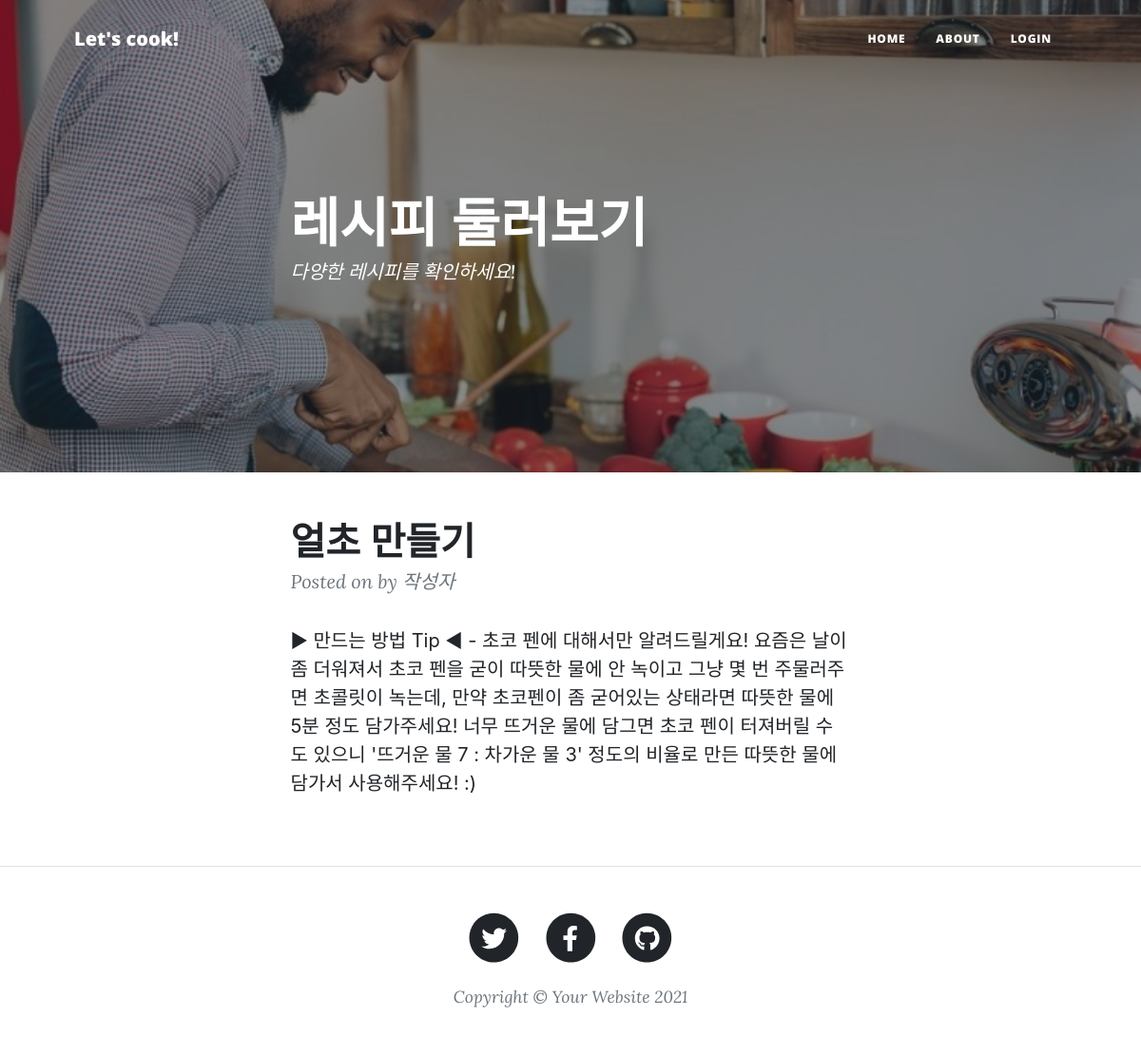
The app's page /recipe/2/ with its own data.
### recipe/models.py (models this page shows, shortened)
class Recipe(models.Model):
    title = models.CharField(max_length=30)
    created_at = models.DateTimeField(auto_now_add=True)
    content = models.TextField()

### recipe/views.py (the view)
# urls.py: path('recipe/<int:pk>/', views.RecipeDetail.as_view()),
class RecipeDetail(DetailView):
    model = Recipe

### recipe/templates/recipe/recipe_detail.html (shortened to what this page needs)
<!DOCTYPE html>
{% load static %}
<html lang="en">
    <head>
        <link href="{% static 'recipe/css/styles.css' %}" rel="stylesheet" type="text/css" media="screen">
        <link href="{% static 'recipe/fonts/font1.css' %}" rel="stylesheet" type="text/css" rel="stylesheet">
        <link href="{% static 'recipe/fonts/font2.css' %}" rel="stylesheet" type="text/css" rel="stylesheet">
        <link href="css/styles.css" rel="stylesheet" />
    </head>
    <body>
        <nav class="navbar navbar-expand-lg navbar-light" id="mainNav">
            <div class="container px-4 px-lg-5">
                <a class="navbar-brand" href="https://sw-1918-share-your-recipe.run.goorm.io/">Let's cook!</a>
                <div class="collapse navbar-collapse" id="navbarResponsive">
                    <ul class="navbar-nav ms-auto py-4 py-lg-0">
                        <li class="nav-item"><a class="nav-link px-lg-3 py-3 py-lg-4" href="https://sw-1918-share-your-recipe.run.goorm.io/">Home<a></li>
                        <li class="nav-item"><a class="nav-link px-lg-3 py-3 py-lg-4" href="https://sw-1918-share-your-recipe.run.goorm.io/about/">About</a></li>
							 <li class="nav-item"><a class="nav-link px-lg-3 py-3 py-lg-4" href="https://sw-1918-share-your-recipe.run.goorm.io/login/">Login</a></li>
                    </ul>
                </div>
            </div>
        </nav>
        <header class="masthead" style="background-image: url({% static 'recipe/images/post-bg.jpg' %})">
            <div class="container position-relative px-4 px-lg-5">
                <div class="row gx-4 gx-lg-5 justify-content-center">
                    <div class="col-md-10 col-lg-8 col-xl-7">
                        <div class="post-heading">
                            <h1>레시피 둘러보기</h1>
                            <span class="meta">
                                다양한 레시피를 확인하세요!
                            </span>
                        </div>
                    </div>
                </div>
            </div>
        </header>
        <article class="mb-4">
            <div class="container px-4 px-lg-5">
                <div class="row gx-4 gx-lg-5 justify-content-center">
                    <div class="col-md-10 col-lg-8 col-xl-7">
                    <article id="post_area">
                        <header class="mb-4">
                            <h1 class="fw-bolder mb-1">{{ recipe.title }}</h1>
                            <div class="text-muted fst-italic mb-2">Posted on {{ post.created_at | date:"yyyy-m-d h:m:s" }} by 작성자</div>
                        </header>
                        <section class="mb-5">
                            <p>{{ recipe.content }}</p>
                        </section>
                    </article>
                    </div>
                </div>
            </div>
        </article>
        <footer class="border-top">
            <div class="container px-4 px-lg-5">
                <div class="row gx-4 gx-lg-5 justify-content-center">
                    <div class="col-md-10 col-lg-8 col-xl-7">
                        <ul class="list-inline text-center">
                            <li class="list-inline-item">
                                <a href="#!">
                                    <span class="fa-stack fa-lg">
                                        <i class="fas fa-circle fa-stack-2x"></i>
                                        <i class="fab fa-twitter fa-stack-1x fa-inverse"></i>
                                    </span>
                                </a>
                            </li>
                            <li class="list-inline-item">
                                <a href="#!">
                                    <span class="fa-stack fa-lg">
                                        <i class="fas fa-circle fa-stack-2x"></i>
                                        <i class="fab fa-facebook-f fa-stack-1x fa-inverse"></i>
                                    </span>
                                </a>
                            </li>
                            <li class="list-inline-item">
                                <a href="#!">
                                    <span class="fa-stack fa-lg">
                                        <i class="fas fa-circle fa-stack-2x"></i>
                                        <i class="fab fa-github fa-stack-1x fa-inverse"></i>
                                    </span>
                                </a>
                            </li>
                        </ul>
                        <div class="small text-center text-muted fst-italic">Copyright &copy; Your Website 2021</div>
                    </div>
                </div>
            </div>
        </footer>
    </body>
</html>

### records on screen
Recipe: title "얼초 만들기", content "▶ 만드는 방법 Tip ◀ - 초코 펜에 대해서만 알려드릴게요! 요즘은 날이 좀 더워져서 초코 펜을 굳이 따뜻한 물에 안 녹이고 그냥 몇 번 주물러주면 초콜릿이 녹는데, 만약 초코펜이 좀 굳어있는 상태라면 따뜻한 물에 5분 정도 담가주세요! 너무 뜨거운 물에 담그면 초코 펜이 터져버릴 수도 있으니 '뜨거운 물 7 : 차가운 물 3' 정도의 비율로 만든 따뜻한 물에 담가서 사용해주세요! :)"
